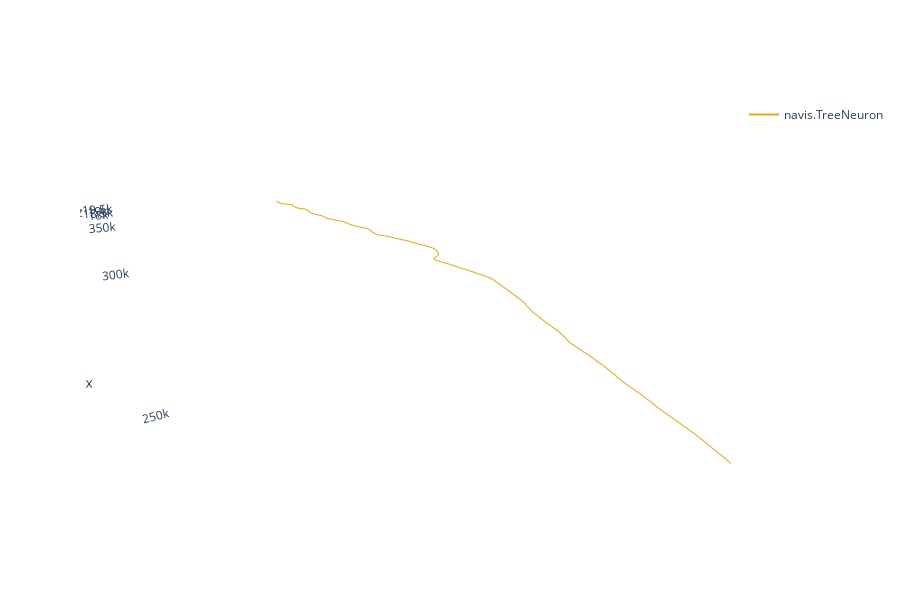

Here is the notebook cell this chart was saved with:
### Code cell
# smooth the skeleton
skel_seg1_sm = navis.smooth_skeleton(skel_seg1, window=10, to_smooth=['x', 'y', 'z'])
fig = skel_seg1_sm.plot3d(backend='plotly', connectors=False)

### Figure 1 — Plotly figure (JSON) as saved in the notebook; plotly's stock layout.template omitted (floating-point values rounded to 4 significant figures; data arrays with more than 128 entries replaced by an {"elided": "..."} marker saying what was removed)
{"data": [{"hoverinfo": "none", "hovertext": " ", "legendgroup": "78a6be9e-51b7-49e8-a64e-7331a1b9e399", "line": {"color": "rgb(242.0,165.0,10.0)", "width": 2}, "mode": "lines", "name": "navis.TreeNeuron", "showlegend": true, "type": "scatter3d", "x": {"elided": "709 float values"}, "y": {"elided": "709 float values"}, "z": {"elided": "709 float values"}}, {"color": "rgb(242.0,165.0,10.0)", "hoverinfo": "name", "i": {"elided": "320 int values"}, "j": {"elided": "320 int values"}, "k": {"elided": "320 int values"}, "legendgroup": "78a6be9e-51b7-49e8-a64e-7331a1b9e399", "showlegend": false, "type": "mesh3d", "x": {"elided": "162 float values"}, "y": {"elided": "162 float values"}, "z": {"elided": "162 float values"}}], "layout": {"autosize": true, "height": 600, "paper_bgcolor": "rgba(0,0,0,0)", "plot_bgcolor": "rgba(0,0,0,0)", "scene": {"aspectmode": "data", "aspectratio": {"x": 1, "y": 1, "z": 1}, "camera": {"eye": {"x": -1.743, "y": 1.071, "z": 0.71}, "up": {"x": 0, "y": 0, "z": 1}}, "xaxis": {"backgroundcolor": "rgb(240, 240, 240)", "gridcolor": "rgb(255, 255, 255)", "showbackground": false, "showgrid": false, "showline": false, "zerolinecolor": "rgb(255, 255, 255)"}, "yaxis": {"backgroundcolor": "rgb(240, 240, 240)", "gridcolor": "rgb(255, 255, 255)", "showbackground": false, "showgrid": false, "showline": false, "zerolinecolor": "rgb(255, 255, 255)"}, "zaxis": {"backgroundcolor": "rgb(240, 240, 240)", "gridcolor": "rgb(255, 255, 255)", "showbackground": false, "showgrid": false, "showline": false, "zerolinecolor": "rgb(255, 255, 255)"}}}}
